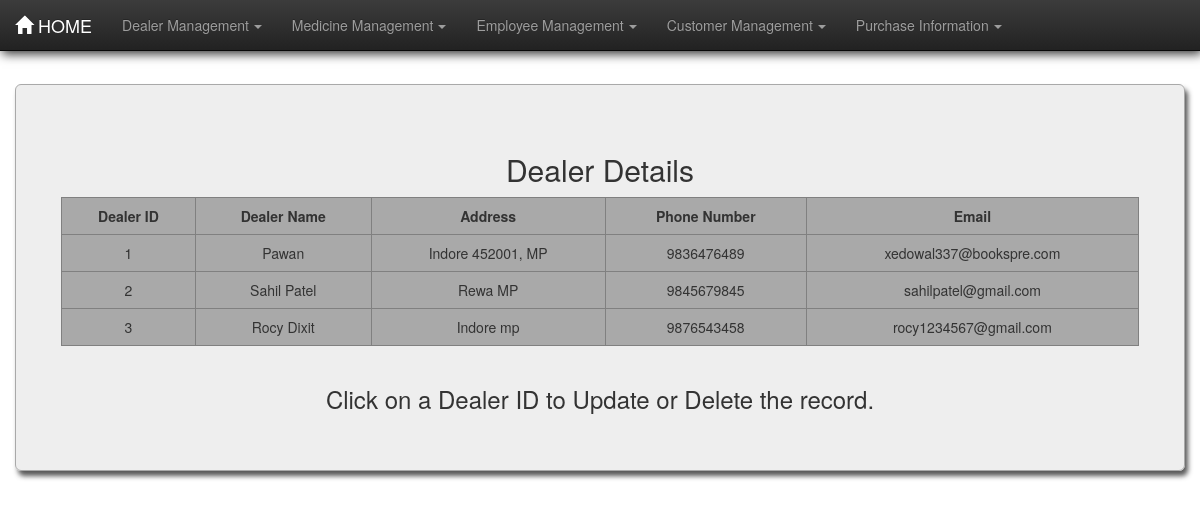
/pharma/dealertable/, run on the app's committed database.
### pharma/models.py (models this page shows, shortened)
class Dealer(models.Model):
    dname = models.CharField(max_length=30)
    address = models.CharField(max_length=100)
    phn_no = models.BigIntegerField(unique=True)
    email = models.CharField(max_length=50)

### pharma/views.py (the view)
# urls.py: path('dealertable/', views.dealertable, name='dealertable'),
def dealertable(request):
    dealer = Dealer.objects.all()
    dict = {"dealer": dealer}
    return render(request, 'pharma/dealertable.html', dict)

### pharma/templates/pharma/dealertable.html (shortened to what this page needs)
{% load static %}
<!DOCTYPE html>
<html lang="en">
<head>
    <link rel="stylesheet" href="{% static 'pharma/css/bootstrap.min.css' %}">
    <link rel="stylesheet" href="{% static 'pharma/css/bootstrap-theme.min.css' %}">
    <link rel="stylesheet" href="{% static 'pharma/css/style.css' %}">
</head>
<body>
<nav class="navbar navbar-inverse navbar-fixed-top">
    <div class="container-fluid">
        <div class="navbar-header">
            <a href="/pharma/" class="navbar-brand"><span
                    class="glyphicon glyphicon glyphicon-home"></span>&nbsp;HOME</a>
        </div>
        <div class="collapse navbar-collapse" id="thisnav">
            <ul class="nav navbar-nav">
                <li class="dropdown"><a href="#" class="dropdown-toggle" data-toggle="dropdown">Dealer Management<b
                        class="caret"></b></a>
                </li>
                <li class="dropdown"><a href="#" class="dropdown-toggle" data-toggle="dropdown">Medicine Management<b
                        class="caret"></b></a>
                </li>
                <li class="dropdown"><a href="#" class="dropdown-toggle" data-toggle="dropdown">Employee Management<b
                        class="caret"></b></a>
                </li>
                <li class="dropdown"><a href="#" class="dropdown-toggle" data-toggle="dropdown">Customer Management<b
                        class="caret"></b></a>
                </li>
                <li class="dropdown"><a href="#" class="dropdown-toggle" data-toggle="dropdown">Purchase Information<b
                        class="caret"></b></a>
                </li>
            </ul>
        </div>
    </div>
</nav>
<div class="container-fluid martop7">
    <div class="jumbotron jumcust">
        <h2>Dealer Details</h2>
        <div class="row">
            <div class="col-md-1">
            </div>
            <table border="1" class="table table-responsive table-hover col-md-10">
                <tr>
                    <th>Dealer ID</th>
                    <th>Dealer Name</th>
                    <th>Address</th>
                    <th>Phone Number</th>
                    <th>Email</th>
                </tr>
                {% for foo in dealer %}
                    <tr>
                        <td class="idlink"><a href="/pharma/dealerformview{{ foo.id }}/">{{ foo.id }}</a></td>
                        <td>{{ foo.dname }}</td>
                        <td>{{ foo.address }}</td>
                        <td>{{ foo.phn_no }}</td>
                        <td>{{ foo.email }}</td>
                    </tr>
                {% endfor %}
            </table>
        </div>
        <footer><h3>Click on a Dealer ID to Update or Delete the record.</h3></footer>
    </div>
</div>
</body>
</html>

### pharma/static/pharma/css/style.css (style rules this page uses)
body { background-image: url("images/backgrd.jpg"); background-size: cover ; background-attachment: fixed; min-height: 100vh; }
.caret { margin-left: 5px; }
table { text-align: center; border-collapse: collapse; background-color: darkgray; }
th { text-align: center; }
.martop7 { margin-top: 7%; }
.jumcust { box-shadow: 3px 5px 5px rgba(47, 47, 47, 0.8); border: 1px solid darkgrey; border-radius: 0px; text-align: center; background-color: rgba(238, 238, 238, 0.95); }
.table>tbody>tr>td, .table>tbody>tr>th { border-top: none; }
a:link { text-decoration: none; color: #333; }
.navbar { box-shadow: 2px 3px 10px rgba(0, 0, 0, 0.8); }

### data on the page
Dealer: id "1", dname "Pawan", address "Indore 452001, MP", phn_no "9836476489", email "xedowal337@bookspre.com"
Dealer: id "2", dname "Sahil Patel", address "Rewa MP", phn_no "9845679845", email "sahilpatel@gmail.com"
Dealer: id "3", dname "Rocy Dixit", address "Indore mp", phn_no "9876543458", email "rocy1234567@gmail.com"
